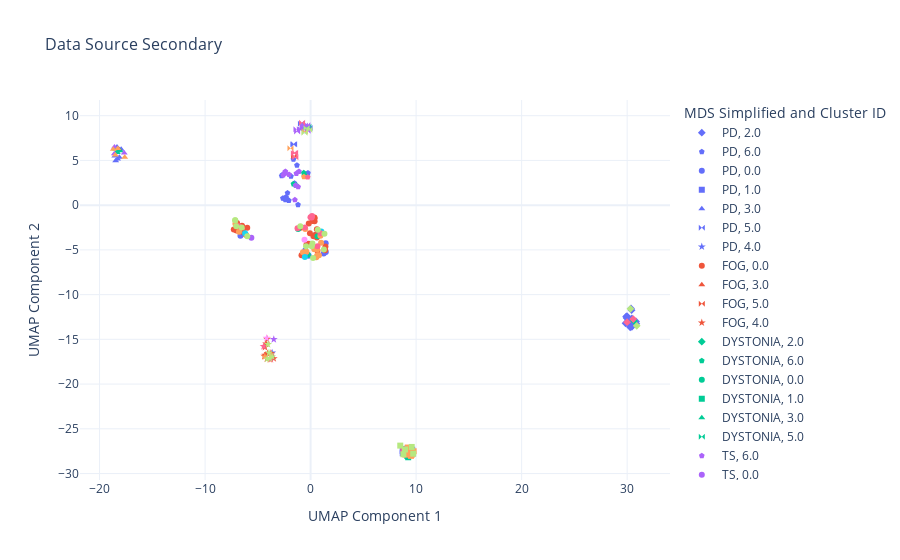

The code cell stored with this chart in its notebook:
### Code cell
df["Data Source Secondary"] = df["Data Source Secondary"].fillna("")
embedded_dss = EmbedFrame(df, "Data Source Secondary", model)
embedded_reduced_dss = ReduceEmbedding(embedded_dss, neighbors=10, min_distance=.45)
optimalKObj = OptimalK.OptimalK(n_jobs=4, parallel_backend='joblib')
num_clusters = optimalKObj(embedded_reduced_dss, n_refs=50, cluster_array=np.arange(1,10))
CreateCluster(df, embedded_reduced_dss, num_clusters, "Reduced Data Source Secondary Cluster")
VisualizeCluster(df, "Data Source Secondary", embedded_reduced_dss, "Reduced Data Source Secondary Cluster", show_data_source=True)
